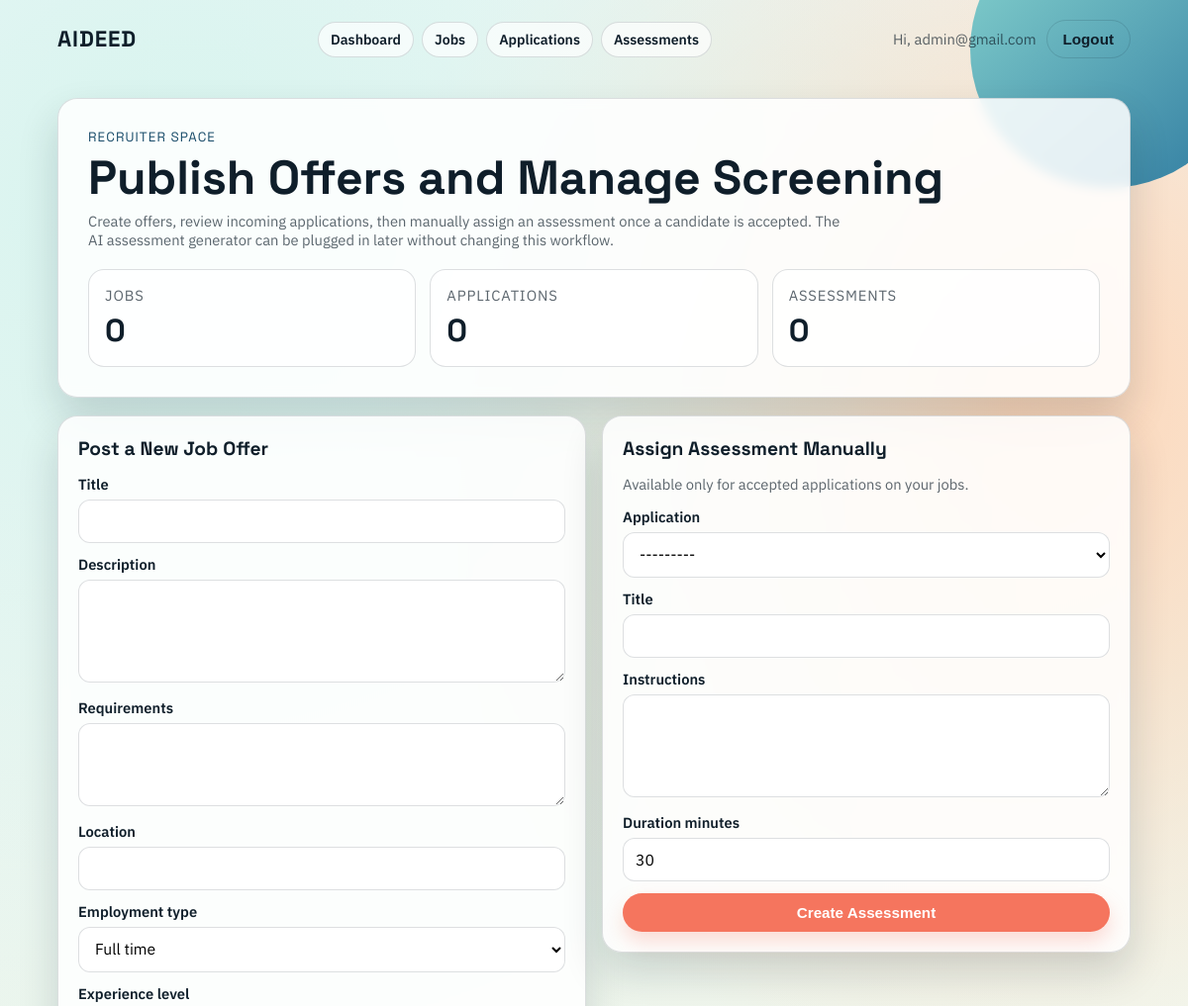
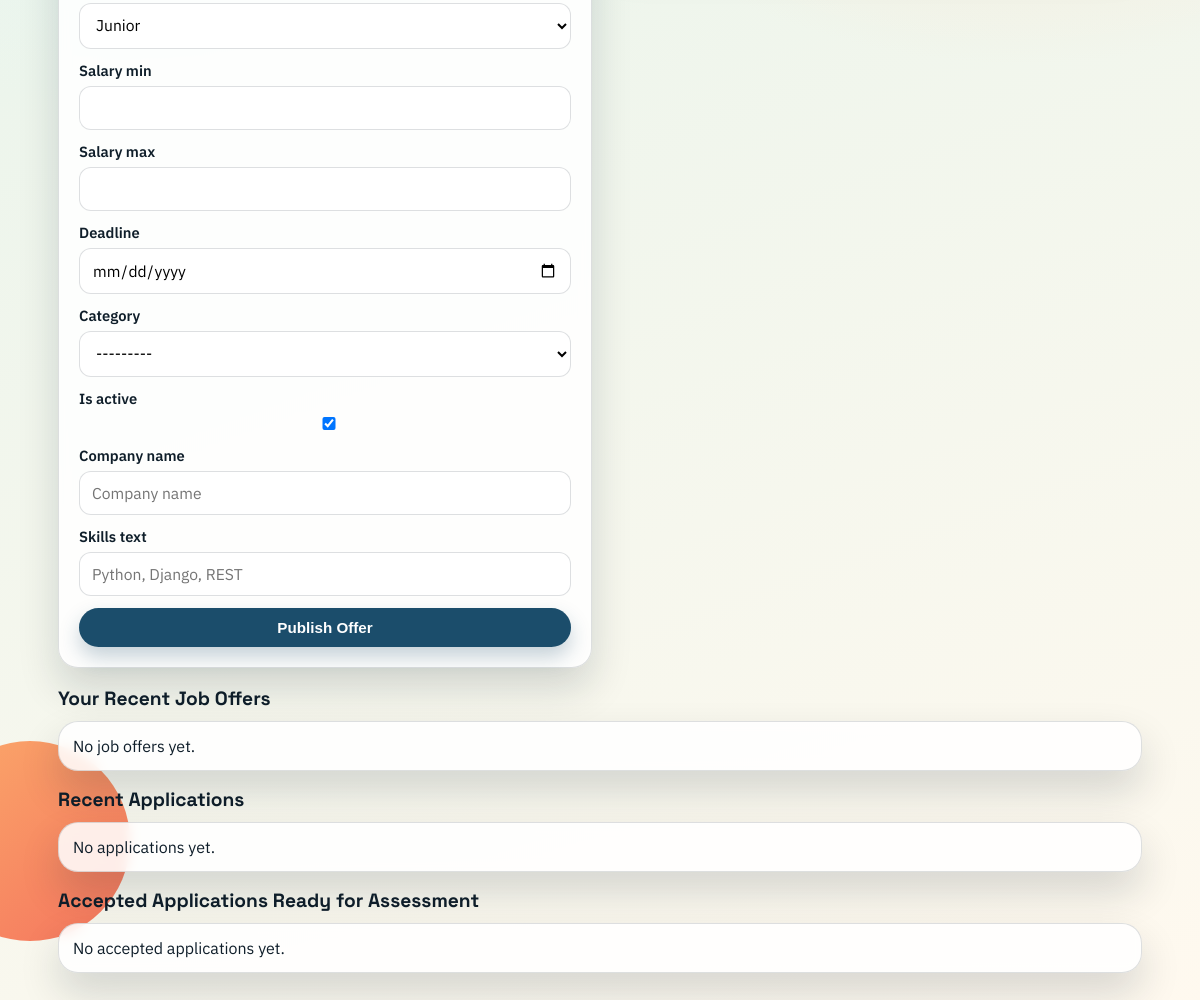
The page /dashboard/recruiter/ (signed in) on the database as committed earlier (2 pictures, top to bottom).
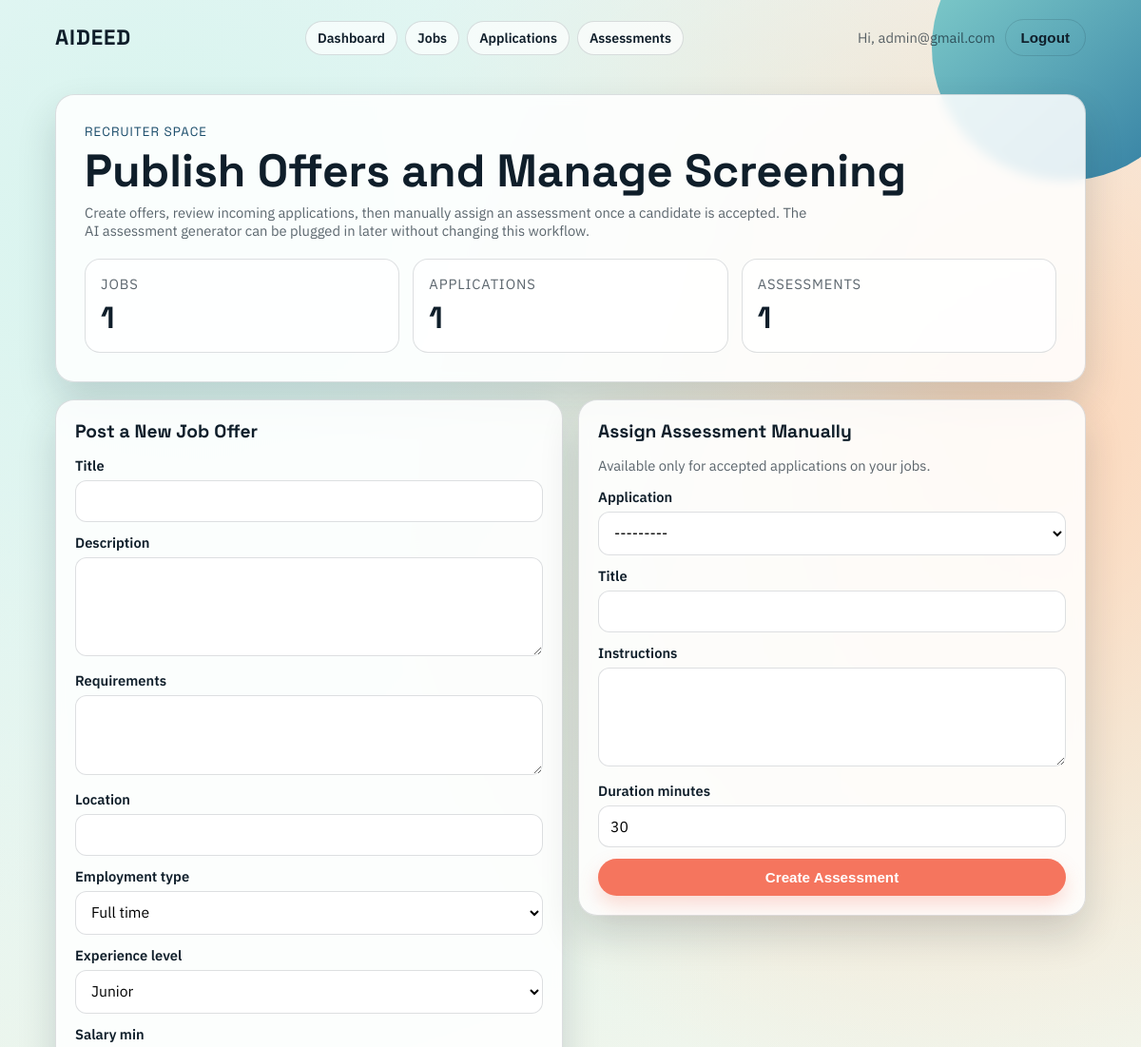
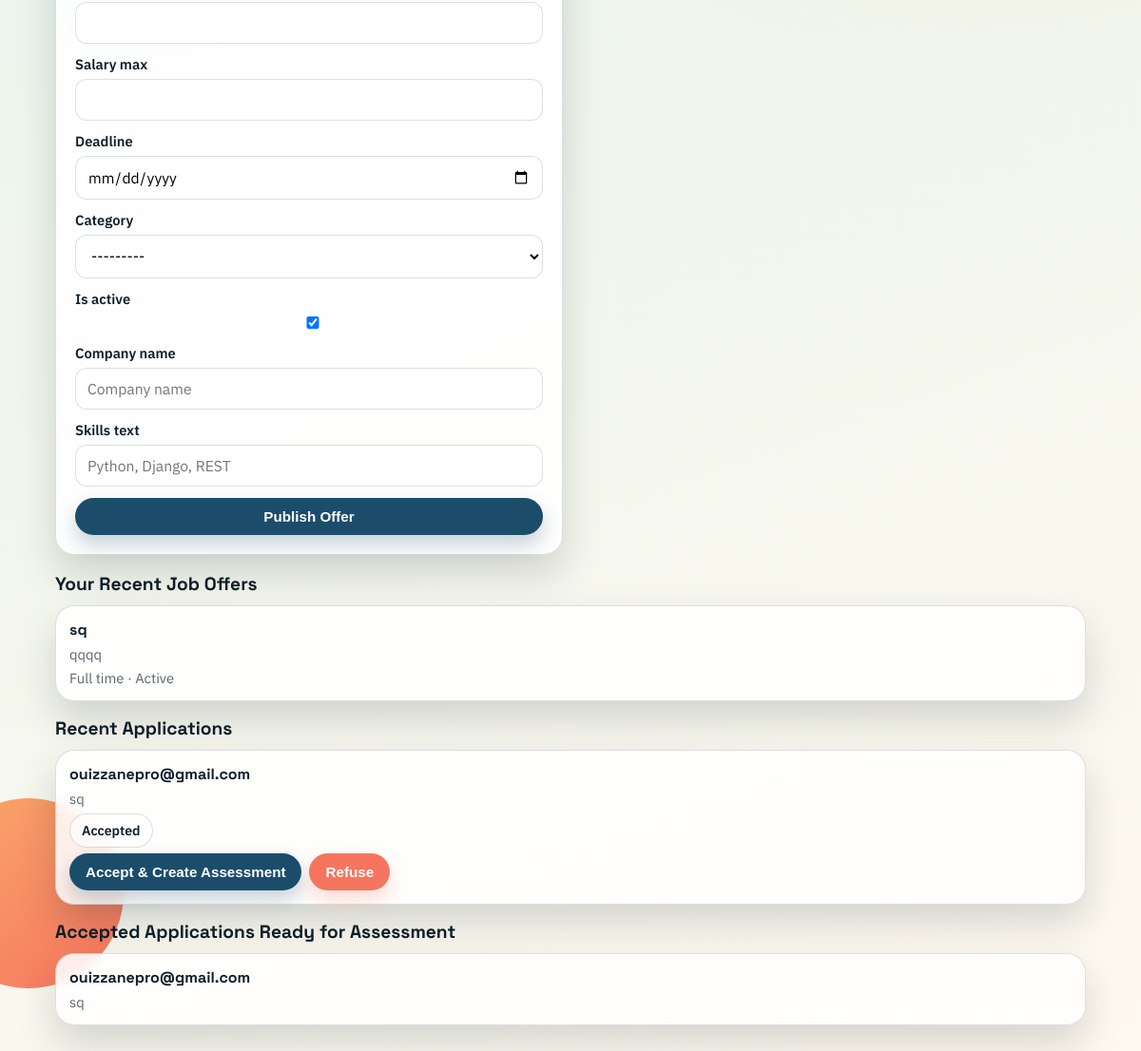
The same page on the database as committed later (2 pictures, top to bottom).
### accounts/models.py (models this page shows, shortened)
class User(AbstractUser):
	class Role(models.TextChoices):
		CANDIDATE = "candidate", "Candidate"
		RECRUITER = "recruiter", "Recruiter"
		ADMIN = "admin", "Admin"
	username = None
	email = models.EmailField("Email address", unique=True)
	role = models.CharField("Role", max_length=20, choices=Role.choices, default=Role.CANDIDATE, db_index=True)
	USERNAME_FIELD = "email"
	REQUIRED_FIELDS = []
	objects = UserManager()
	class Meta:
		verbose_name = "User"
		verbose_name_plural = "Users"

### jobs/models.py (models this page shows, shortened)
class Job(models.Model):
	class EmploymentType(models.TextChoices):
		FULL_TIME = "full_time", "Full time"
		PART_TIME = "part_time", "Part time"
		CONTRACT = "contract", "Contract"
		INTERNSHIP = "internship", "Internship"
	class ExperienceLevel(models.TextChoices):
		JUNIOR = "junior", "Junior"
		MID = "mid", "Mid"
		SENIOR = "senior", "Senior"
		LEAD = "lead", "Lead"
	recruiter = models.ForeignKey("accounts.User", on_delete=models.CASCADE, related_name="posted_jobs")
	company = models.ForeignKey("accounts.Company", on_delete=models.SET_NULL, related_name="jobs", null=True, blank=True)
	category = models.ForeignKey(JobCategory, on_delete=models.SET_NULL, related_name="jobs", null=True, blank=True)
	title = models.CharField(max_length=255)
	description = models.TextField()
	requirements = models.TextField(blank=True)
	location = models.CharField(max_length=255, blank=True)
	employment_type = models.CharField(max_length=20, choices=EmploymentType.choices, default=EmploymentType.FULL_TIME)
	experience_level = models.CharField(max_length=20, choices=ExperienceLevel.choices, default=ExperienceLevel.JUNIOR)
	salary_min = models.DecimalField(max_digits=10, decimal_places=2, null=True, blank=True)
	salary_max = models.DecimalField(max_digits=10, decimal_places=2, null=True, blank=True)
	deadline = models.DateField(null=True, blank=True)
	is_active = models.BooleanField(default=True)
	skills = models.ManyToManyField(Skill, related_name="jobs", blank=True)
	created_at = models.DateTimeField(auto_now_add=True)
	updated_at = models.DateTimeField(auto_now=True)
	class Meta:
		ordering = ["-created_at"]

### applications/models.py (models this page shows, shortened)
class Application(models.Model):
	class Status(models.TextChoices):
		PENDING = "pending", "Pending"
		REVIEWING = "reviewing", "Reviewing"
		SHORTLISTED = "shortlisted", "Shortlisted"
		ACCEPTED = "accepted", "Accepted"
		REJECTED = "rejected", "Rejected"
	candidate = models.ForeignKey("accounts.User", on_delete=models.CASCADE, related_name="applications")
	job = models.ForeignKey("jobs.Job", on_delete=models.CASCADE, related_name="applications")
	cover_letter = models.TextField(blank=True)
	cv = models.FileField(upload_to="cvs/", null=True, blank=True, validators=[FileExtensionValidator(["pdf"])])
	status = models.CharField(max_length=20, choices=Status.choices, default=Status.PENDING)
	applied_at = models.DateTimeField(auto_now_add=True)
	updated_at = models.DateTimeField(auto_now=True)
	class Meta:
		ordering = ["-applied_at"]
		constraints = [
			models.UniqueConstraint(fields=["candidate", "job"], name="unique_candidate_job_application"),
		]
	def __str__(self):
		return f"{self.candidate.email} -> {self.job.title}"

### accounts/views.py (the view, shortened to what this page needs)
# urls.py: path("dashboard/recruiter/", views.recruiter_dashboard_page, name="recruiter-dashboard"),
@login_required
def recruiter_dashboard_page(request):
	if not (request.user.role == "recruiter" or request.user.role == "admin" or request.user.is_staff or request.user.is_superuser):
		return redirect("dashboard")
	is_admin_like = request.user.role == "admin" or request.user.is_staff or request.user.is_superuser
	recruiter_jobs_filter = {} if is_admin_like else {"recruiter": request.user}
	recruiter_applications_filter = {} if is_admin_like else {"job__recruiter": request.user}
	accepted_applications_filter = {} if is_admin_like else {"job__recruiter": request.user, "status": Application.Status.ACCEPTED}
	job_form = JobCreateForm(request.POST or None)
	launch_form = AssessmentLaunchForm(request.POST or None)
	launch_modal_open = False
	assessment_form = AssessmentCreateForm(
		request.POST or None,
		application_queryset=Application.objects.select_related("job", "candidate").filter(**accepted_applications_filter),
	)
	stats = {
		"jobs": Job.objects.filter(**recruiter_jobs_filter).count(),
		"applications": Application.objects.filter(**recruiter_applications_filter).count(),
		"assessments": Assessment.objects.filter(application__job__recruiter=request.user).count() if not is_admin_like else Assessment.objects.count(),
	}
	recent_jobs = Job.objects.select_related("company", "category").filter(**recruiter_jobs_filter)[:6]
	applications = Application.objects.select_related("candidate", "job").filter(**recruiter_applications_filter).order_by("-applied_at")[:8]
	accepted_applications = Application.objects.select_related("candidate", "job").filter(**accepted_applications_filter)
	assessment_submissions = accepted_applications.filter(assessment__isnull=False).select_related("assessment", "assessment__submission")
	return render(
		request,
		"accounts/recruiter_dashboard.html",
		{
			"stats": stats,
			"job_form": job_form,
			"launch_form": launch_form,
			"launch_modal_open": launch_modal_open,
			"assessment_form": assessment_form,
			"recent_jobs": recent_jobs,
			"applications": applications,
			"accepted_applications": accepted_applications,
			"assessment_submissions": assessment_submissions,
		},
	)

### accounts/templates/accounts/recruiter_dashboard.html (shortened to what this page needs)
{% extends 'accounts/base.html' %}
{% block content %}
<section class="card" style="padding: 30px; display: grid; gap: 20px;">
    <div style="display: grid; gap: 8px;">
        <span style="font-family: 'Space Grotesk', sans-serif; letter-spacing: 0.08em; font-size: 0.84rem; color: #1b4d6b;">RECRUITER SPACE</span>
        <h1 style="font-family: 'Space Grotesk', sans-serif; margin: 0; font-size: clamp(1.9rem, 4vw, 3rem); line-height: 1.06;">Publish Offers and Manage Screening</h1>
        <p class="muted" style="margin: 0; max-width: 760px;">
            Create offers, review incoming applications, then manually assign an assessment once a candidate is accepted.
            The AI assessment generator can be plugged in later without changing this workflow.
        </p>
    </div>
    <div class="grid-cards">
        {% for key, value in stats.items %}
            <article class="stat-card">
                <span class="muted" style="text-transform: uppercase; letter-spacing: 0.06em;">{{ key }}</span>
                <span class="stat-number">{{ value }}</span>
            </article>
        {% endfor %}
    </div>
</section>
<section style="margin-top: 18px; display: grid; gap: 16px; grid-template-columns: repeat(auto-fit, minmax(300px, 1fr)); align-items: start;">
    <article class="card" style="padding: 20px; display: grid; gap: 14px;">
        <h2 style="font-family: 'Space Grotesk', sans-serif; margin: 0; font-size: 1.2rem;">Post a New Job Offer</h2>
        <form method="post" style="display: grid; gap: 12px;">
            {% for field in job_form %}
                <div>
                    <label for="{{ field.id_for_label }}">{{ field.label }}</label>
                    {{ field }}
                </div>
            {% endfor %}
            <button type="submit" class="btn btn-primary">Publish Offer</button>
        </form>
    </article>
    <article class="card" style="padding: 20px; display: grid; gap: 14px;">
        <h2 style="font-family: 'Space Grotesk', sans-serif; margin: 0; font-size: 1.2rem;">Assign Assessment Manually</h2>
        <p class="muted" style="margin: 0;">Available only for accepted applications on your jobs.</p>
        <form method="post" style="display: grid; gap: 12px;">
            {% for field in assessment_form %}
                <div>
                    <label for="{{ field.id_for_label }}">{{ field.label }}</label>
                    {{ field }}
                </div>
            {% endfor %}
            <button type="submit" class="btn btn-warm">Create Assessment</button>
        </form>
    </article>
</section>
<section style="margin-top: 18px; display: grid; gap: 16px;">
    <div>
        <h2 style="font-family: 'Space Grotesk', sans-serif; margin: 0 0 10px; font-size: 1.2rem;">Your Recent Job Offers</h2>
        <div style="display: grid; gap: 10px;">
            {% for job in recent_jobs %}
                <article class="card" style="padding: 14px; display: grid; gap: 6px;">
                    <strong style="font-family: 'Space Grotesk', sans-serif;">{{ job.title }}</strong>
                    <p class="muted" style="margin: 0;">{{ job.location|default:"Location not set" }}</p>
                    <p class="muted" style="margin: 0;">{{ job.get_employment_type_display }} · {% if job.is_active %}Active{% else %}Paused{% endif %}</p>
                </article>
            {% empty %}
                <article class="card" style="padding: 14px;">No job offers yet.</article>
            {% endfor %}
        </div>
    </div>
    <div>
        <h2 style="font-family: 'Space Grotesk', sans-serif; margin: 0 0 10px; font-size: 1.2rem;">Recent Applications</h2>
        <div style="display: grid; gap: 10px;">
            {% for application in applications %}
                <article class="card" style="padding: 14px; display: grid; gap: 6px;">
                    <strong style="font-family: 'Space Grotesk', sans-serif;">{{ application.candidate.email }}</strong>
                    <p class="muted" style="margin: 0;">{{ application.job.title }}</p>
                    <span class="pill-link" style="pointer-events:none; text-transform: capitalize; width: fit-content;">{{ application.get_status_display }}</span>
                    <div style="display: flex; gap: 8px; flex-wrap: wrap;">
                        <button type="button" class="btn btn-primary" data-modal-open="assessment-launch-modal" data-application-id="{{ application.id }}">Accept & Create Assessment</button>
                        <form method="post" style="margin: 0; display: inline-flex;">
                            <button type="submit" name="status" value="rejected" class="btn btn-warm">Refuse</button>
                        </form>
                    </div>
                </article>
            {% empty %}
                <article class="card" style="padding: 14px;">No applications yet.</article>
            {% endfor %}
        </div>
    </div>
    <div>
        <h2 style="font-family: 'Space Grotesk', sans-serif; margin: 0 0 10px; font-size: 1.2rem;">Accepted Applications Ready for Assessment</h2>
        <div style="display: grid; gap: 10px;">
            {% for accepted_application in accepted_applications %}
                <article class="card" style="padding: 14px; display: grid; gap: 6px;">
                    <strong style="font-family: 'Space Grotesk', sans-serif;">{{ accepted_application.candidate.email }}</strong>
                    <p class="muted" style="margin: 0;">{{ accepted_application.job.title }}</p>
                </article>
            {% empty %}
                <article class="card" style="padding: 14px;">No accepted applications yet.</article>
            {% endfor %}
        </div>
    </div>
</section>
{% endblock %}

### accounts/templates/accounts/base.html (shortened to what this page needs)
<!DOCTYPE html>
<html lang="en">
<head>
</head>
<body>
    <div class="shape one"></div>
    <header class="site-nav">
        <a href="{% url 'landing' %}" class="brand">AIDEED</a>
        {% if user.is_authenticated %}
            <nav class="nav-links" aria-label="Main">
                <a href="{% url 'dashboard' %}" class="pill-link">Dashboard</a>
                <a href="{% url 'jobs-board' %}" class="pill-link">Jobs</a>
                <a href="{% url 'applications-board' %}" class="pill-link">Applications</a>
                <a href="{% url 'assessments-board' %}" class="pill-link">Assessments</a>
            </nav>
        {% endif %}
        <div class="nav-actions">
            {% if user.is_authenticated %}
                <span class="muted">Hi, {{ user.first_name|default:user.email }}</span>
                <form method="post" action="{% url 'logout' %}">
                    <button class="btn btn-secondary" type="submit">Logout</button>
                </form>
            {% else %}
                <a href="{% url 'login' %}" class="btn btn-secondary">Login</a>
                <a href="{% url 'register' %}" class="btn btn-primary">Register</a>
            {% endif %}
        </div>
    </header>
    <main class="page">
        {% block content %}{% endblock %}
    </main>
</body>
</html>

Rows that differ between the two databases and show on the page:
added Job: title "sq", location "qqqq", employment_type "Full time", is_active "Active"
added Application: candidate.email "ouizzanepro@gmail.com", job "sq", status "Accepted"
Other text that changed with them:
new list line: "JOBS 1"
new list line: "APPLICATIONS 1"
new list line: "ASSESSMENTS 1"
list line gone: "JOBS 0"
list line gone: "APPLICATIONS 0"
list line gone: "ASSESSMENTS 0"
text no longer shown: "No job offers yet. No applications yet. No accepted applications yet."
